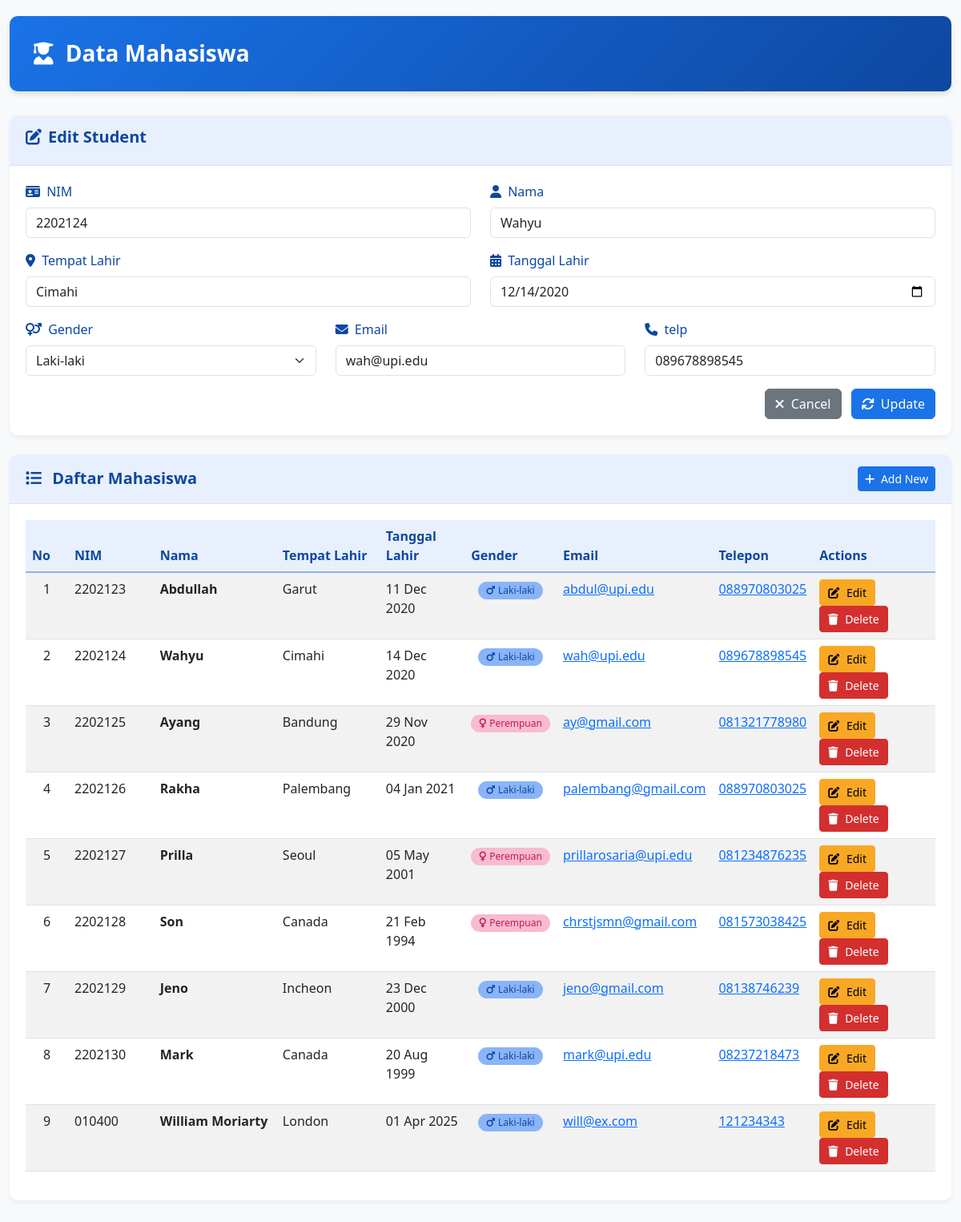
The page /Project/index.php?action=edit&id=2 on the database its author committed.
### tables this page shows
CREATE TABLE `mahasiswa` (
  `id` int NOT NULL,
  `nim` varchar(100) NOT NULL,
  `nama` varchar(100) NOT NULL,
  `tempat` varchar(100) NOT NULL,
  `tl` varchar(100) NOT NULL,
  `gender` varchar(10) NOT NULL,
  `email` varchar(100) NOT NULL,
  `telp` varchar(100) NOT NULL
);

### Project/presenter/ProsesMahasiswa.php (called while the page is built, shortened)
<?php
class ProsesMahasiswa implements KontrakPresenter
{
	private $tabelmahasiswa;
	private $data = [];
	function __construct()
	{
		try {
			$db_host = "localhost";
			$db_user = "root";
			$db_password = "";
			$db_name = "mvp_php";
			$this->tabelmahasiswa = new TabelMahasiswa($db_host, $db_user, $db_password, $db_name);
			$this->data = array();
		} catch (Exception $e) {
			echo "yah error" . $e->getMessage();
		}
	}
	function prosesDataMahasiswa()
	{
		try {
			$this->tabelmahasiswa->open();
			$this->tabelmahasiswa->getMahasiswa();
			while ($row = $this->tabelmahasiswa->getResult()) {
				$mahasiswa = new Mahasiswa();
				$mahasiswa->setId($row['id']);
				$mahasiswa->setNim($row['nim']);
				$mahasiswa->setNama($row['nama']);
				$mahasiswa->setTempat($row['tempat']);
				$mahasiswa->setTl($row['tl']);
				$mahasiswa->setGender($row['gender']);
				$mahasiswa->setEmail($row['email']);
				$mahasiswa->settelp($row['telp']);
				$this->data[] = $mahasiswa;
			}
		} catch (Exception $e) {
			echo "yah error part 2" . $e->getMessage();
		}
	}
	function getMahasiswaById($id)
	{
		try {
			$this->tabelmahasiswa->open();
			$this->tabelmahasiswa->getMahasiswaById($id);
			$result = $this->tabelmahasiswa->getResult();
			return $result;
		} catch (Exception $e) {
			echo "yah error part 3" . $e->getMessage();
			return null;
		}
	}
	function getId($i)
	{
		return $this->data[$i]->id;
	}
	function getNim($i)
	{
		return $this->data[$i]->nim;
	}
	function getNama($i)
	{
		return $this->data[$i]->nama;
	}
	function getTempat($i)
	{
		return $this->data[$i]->tempat;
	}
	function getTl($i)
	{
		return $this->data[$i]->tl;
	}
	function getGender($i)
	{
		return $this->data[$i]->gender;
	}
	function getEmail($i)
	{
		return $this->data[$i]->email;
	}
	function gettelp($i)
	{
		return $this->data[$i]->telp;
	}
	function getSize()
	{
		return sizeof($this->data);
	}
}

### Project/model/Mahasiswa.class.php (called while the page is built, shortened)
<?php
class Mahasiswa
{
	function setId($id)
	{
		$this->id = $id;
	}
	function setNim($nim)
	{
		$this->nim = $nim;
	}
	function setNama($nama)
	{
		$this->nama = $nama;
	}
	function setTempat($tempat)
	{
		$this->tempat = $tempat;
	}
	function setTl($tl)
	{
		$this->tl = $tl;
	}
	function setGender($gender)
	{
		$this->gender = $gender;
	}
	function setEmail($email)
	{
		$this->email = $email;
	}
	function settelp($telp)
	{
		$this->telp = $telp;
	}
}

### Project/model/DB.class.php (called while the page is built, shortened)
<?php
class DB
{
	var $db_host = '';
	var $db_user = '';
	var $db_password = '';
	var $db_name = '';
	var $db_link = '';
	var $result = 0;
	function __construct($db_host = '', $db_user = '', $db_password = '', $db_name = '')
	{
		$this->db_host = $db_host;
		$this->db_user = $db_user;
		$this->db_password = $db_password;
		$this->db_name = $db_name;
	}
	function open()
	{
		$this->db_link = mysqli_connect($this->db_host, $this->db_user, $this->db_password, $this->db_name);
	}
	function execute($query = "")
	{
		$this->result = mysqli_query($this->db_link, $query);
		return $this->result;
	}
	function getResult()
	{
		return mysqli_fetch_array($this->result);
	}
}

### Project/model/TabelMahasiswa.class.php (called while the page is built, shortened)
<?php
class TabelMahasiswa extends DB
{
	function getMahasiswa()
	{
		$query = "SELECT * FROM mahasiswa";
		return $this->execute($query);
	}
	function getMahasiswaById($id)
	{
		$query = "SELECT * FROM mahasiswa WHERE id = '$id'";
		return $this->execute($query);
	}
}

### Project/index.php (called while the page is built)
<?php
include("view/TampilMahasiswa.php");
$tp = new TampilMahasiswa();
$data = $tp->tampil();

### Project/view/TampilMahasiswa.php (the view, shortened to what this page needs)
<?php
include("presenter/ProsesMahasiswa.php");
class TampilMahasiswa implements KontrakView
{
	private $prosesmahasiswa;
	function __construct()
	{
		$this->prosesmahasiswa = new ProsesMahasiswa();
	}
	function tampil()
	{
		$this->prosesmahasiswa->prosesDataMahasiswa();
		$data = null;
		for ($i = 0; $i < $this->prosesmahasiswa->getSize(); $i++) {
			$no = $i + 1;
			$gender = $this->prosesmahasiswa->getGender($i);
			$genderDisplay = $gender == 'Laki-laki' ?
				'<span class="badge badge-gender badge-male"><i class="fas fa-mars me-1"></i>Laki-laki</span>' :
				'<span class="badge badge-gender badge-female"><i class="fas fa-venus me-1"></i>Perempuan</span>';
			$tl = date('d M Y', strtotime($this->prosesmahasiswa->getTl($i)));
			$data .= "<tr>
			<td class='text-center'>" . $no . "</td>
			<td>" . $this->prosesmahasiswa->getNim($i) . "</td>
			<td><strong>" . $this->prosesmahasiswa->getNama($i) . "</strong></td>
			<td>" . $this->prosesmahasiswa->getTempat($i) . "</td>
			<td>" . $tl . "</td>
			<td class='text-center'>" . $genderDisplay . "</td>
			<td><a href='mailto:" . $this->prosesmahasiswa->getEmail($i) . "'>" . $this->prosesmahasiswa->getEmail($i) . "</a></td>
			<td><a href='tel:" . $this->prosesmahasiswa->gettelp($i) . "'>" . $this->prosesmahasiswa->gettelp($i) . "</a></td>
			<td class='action-buttons'>
				<a href='index.php?action=edit&id=" . $this->prosesmahasiswa->getId($i) . "' class='btn btn-warning btn-sm'>
					<i class='fas fa-edit'></i> Edit
				</a>
				<a href='index.php?action=delete&id=" . $this->prosesmahasiswa->getId($i) . "' class='btn btn-danger btn-sm' onclick='return confirm(\"Are you sure you want to delete this student?\")'>
					<i class='fas fa-trash'></i> Delete
				</a>
			</td>
			</tr>";
		}
		$form = $this->getForm();
	}
	private function getForm()
	{
		$action = isset($_GET['action']) ? $_GET['action'] : 'add';
		$id = isset($_GET['id']) ? $_GET['id'] : '';
		$nim = '';
		$nama = '';
		$tempat = '';
		$tl = '';
		$gender = '';
		$email = '';
		$telp = '';
		$button = 'Add';
		$formTitle = 'Add New Student';
		$formIcon = 'fa-plus-circle';
		$hiddenInput = '';
		if ($action == 'edit' && !empty($id)) {
			$mahasiswa = $this->prosesmahasiswa->getMahasiswaById($id);
			if ($mahasiswa) {
				$nim = $mahasiswa['nim'];
				$nama = $mahasiswa['nama'];
				$tempat = $mahasiswa['tempat'];
				$tl = $mahasiswa['tl'];
				$gender = $mahasiswa['gender'];
				$email = $mahasiswa['email'];
				$telp = $mahasiswa['telp'];
				$button = 'Update';
				$formTitle = 'Edit Student';
				$formIcon = 'fa-edit';
				$hiddenInput = "<input type='hidden' name='id' value='$id'>";
			}
		}
		$form = "
		<div class='card mb-4'>
			<div class='card-header'>
				<h5 class='card-title'><i class='fas $formIcon me-2'></i>$formTitle</h5>
			</div>
			<div class='card-body'>
				<form method='post' action='index.php'>
					$hiddenInput
					<div class='row mb-3'>
						<div class='col-md-6'>
							<label for='nim' class='form-label'><i class='fas fa-id-card me-1'></i> NIM</label>
							<input type='text' class='form-control' id='nim' name='nim' value='$nim' required>
						</div>
						<div class='col-md-6'>
							<label for='nama' class='form-label'><i class='fas fa-user me-1'></i> Nama</label>
							<input type='text' class='form-control' id='nama' name='nama' value='$nama' required>
						</div>
					</div>
					<div class='row mb-3'>
						<div class='col-md-6'>
							<label for='tempat' class='form-label'><i class='fas fa-map-marker-alt me-1'></i> Tempat Lahir</label>
							<input type='text' class='form-control' id='tempat' name='tempat' value='$tempat' required>
						</div>
						<div class='col-md-6'>
							<label for='tl' class='form-label'><i class='fas fa-calendar-alt me-1'></i> Tanggal Lahir</label>
							<input type='date' class='form-control' id='tl' name='tl' value='$tl' required>
						</div>
					</div>
					<div class='row mb-3'>
						<div class='col-md-4'>
							<label for='gender' class='form-label'><i class='fas fa-venus-mars me-1'></i> Gender</label>
							<select class='form-select' id='gender' name='gender' required>
								<option value='Laki-laki' " . ($gender == 'Laki-laki' ? 'selected' : '') . ">Laki-laki</option>
								<option value='Perempuan' " . ($gender == 'Perempuan' ? 'selected' : '') . ">Perempuan</option>
							</select>
						</div>
						<div class='col-md-4'>
							<label for='email' class='form-label'><i class='fas fa-envelope me-1'></i> Email</label>
							<input type='email' class='form-control' id='email' name='email' value='$email' required>
						</div>
						<div class='col-md-4'>
							<label for='telp' class='form-label'><i class='fas fa-phone me-1'></i> telp</label>
							<input type='text' class='form-control' id='telp' name='telp' value='$telp' required>
						</div>
					</div>
					<div class='text-end'>
						<a href='index.php' class='btn btn-secondary me-2'>
							<i class='fas fa-times me-1'></i> Cancel
						</a>
						<button type='submit' name='" . strtolower($button) . "' class='btn btn-primary'>
							<i class='fas fa-" . (strtolower($button) == 'add' ? 'save' : 'sync') . " me-1'></i> $button
						</button>
					</div>
				</form>
			</div>
		</div>";
		return $form;
	}
}

### Project/model/Template.class.php (shortened to what this page needs)
<?php
class Template{
	var $content = '';
	function __construct($filename = ''){
		$this->content = implode('', @file($filename));
	}
	function clear(){
		$this->content = preg_replace("/DATA_[A-Z|_|0-9]+/", "", $this->content);
	}
	function write(){
		print $this->content;
	}
	function replace($old = '', $new = ''){
		if(is_int($new)){
			$value = sprintf("%d", $new);
		}elseif(is_float($new)){
			$value = sprintf("%f", $new);
		}elseif(is_array($new)){
			$value = '';
			foreach( $new as $item){
				$value .= $item. '';
			}
		}else{
			$value = $new;
		}
		$this->content = preg_replace("/$old/",  $value, $this->content);
	}
}

### rows shown on the page
mahasiswa: gender "Data Mahasiswa Daftar Mahasiswa Add New No NIM Nama Tempat Lahir Tanggal Lahir Gender Email Telepon Actions", nim "2202124", nama "Wahyu", tempat "Cimahi", tl "12/14/2020", gender "Laki-laki", email "wah@upi.edu", telp "089678898545", no "2", tl "14 Dec 2020"
mahasiswa: no "1", nim "2202123", nama "Abdullah", tempat "Garut", tl "11 Dec 2020", gender "Laki-laki" (drawn), email "abdul@upi.edu", telp "088970803025"
mahasiswa: no "3", nim "2202125", nama "Ayang", tempat "Bandung", tl "29 Nov 2020", gender "Perempuan" (drawn), email "ay@gmail.com", telp "081321778980"
mahasiswa: no "4", nim "2202126", nama "Rakha", tempat "Palembang", tl "04 Jan 2021", gender "Laki-laki" (drawn), email "palembang@gmail.com", telp "088970803025"
mahasiswa: no "5", nim "2202127", nama "Prilla", tempat "Seoul", tl "05 May 2001", gender "Perempuan" (drawn), email "prillarosaria@upi.edu", telp "081234876235"
mahasiswa: no "6", nim "2202128", nama "Son", tempat "Canada", tl "21 Feb 1994", gender "Perempuan" (drawn), email "chrstjsmn@gmail.com", telp "081573038425"
mahasiswa: no "7", nim "2202129", nama "Jeno", tempat "Incheon", tl "23 Dec 2000", gender "Laki-laki" (drawn), email "jeno@gmail.com", telp "08138746239"
mahasiswa: no "8", nim "2202130", nama "Mark", tempat "Canada", tl "20 Aug 1999", gender "Laki-laki" (drawn), email "mark@upi.edu", telp "08237218473"
mahasiswa: no "9", nim "010400", nama "William Moriarty", tempat "London", tl "01 Apr 2025", gender "Laki-laki" (drawn), email "will@ex.com", telp "121234343"

### other values the page prints
$formTitle "Edit Student"
$button "Update"
